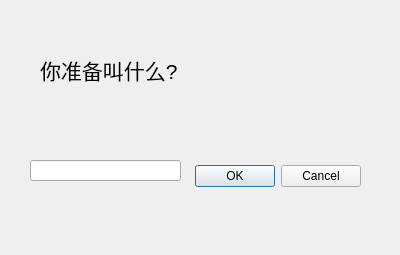
<?xml version="1.0" encoding="UTF-8"?>
<ui version="4.0">
 <class>login</class>
 <widget class="QDialog" name="login">
  <property name="geometry">
   <rect>
    <x>0</x>
    <y>0</y>
    <width>400</width>
    <height>255</height>
   </rect>
  </property>
  <property name="windowTitle">
   <string>Dialog</string>
  </property>
  <widget class="QDialogButtonBox" name="buttonBox">
   <property name="geometry">
    <rect>
     <x>20</x>
     <y>160</y>
     <width>341</width>
     <height>32</height>
    </rect>
   </property>
   <property name="orientation">
    <enum>Qt::Orientation::Horizontal</enum>
   </property>
   <property name="standardButtons">
    <set>QDialogButtonBox::StandardButton::Cancel|QDialogButtonBox::StandardButton::Ok</set>
   </property>
  </widget>
  <widget class="QLabel" name="label">
   <property name="geometry">
    <rect>
     <x>40</x>
     <y>50</y>
     <width>161</width>
     <height>41</height>
    </rect>
   </property>
   <property name="text">
    <string>&lt;html&gt;&lt;head/&gt;&lt;body&gt;&lt;p&gt;&lt;span style=&quot; font-size:16pt;&quot;&gt;你准备叫什么?&lt;/span&gt;&lt;/p&gt;&lt;/body&gt;&lt;/html&gt;</string>
   </property>
  </widget>
  <widget class="QLineEdit" name="lineEdit">
   <property name="geometry">
    <rect>
     <x>30</x>
     <y>160</y>
     <width>151</width>
     <height>21</height>
    </rect>
   </property>
  </widget>
 </widget>
 <resources/>
 <connections>
  <connection>
   <sender>buttonBox</sender>
   <signal>accepted()</signal>
   <receiver>login</receiver>
   <slot>accept()</slot>
   <hints>
    <hint type="sourcelabel">
     <x>248</x>
     <y>254</y>
    </hint>
    <hint type="destinationlabel">
     <x>157</x>
     <y>274</y>
    </hint>
   </hints>
  </connection>
  <connection>
   <sender>buttonBox</sender>
   <signal>rejected()</signal>
   <receiver>login</receiver>
   <slot>reject()</slot>
   <hints>
    <hint type="sourcelabel">
     <x>316</x>
     <y>260</y>
    </hint>
    <hint type="destinationlabel">
     <x>286</x>
     <y>274</y>
    </hint>
   </hints>
  </connection>
 </connections>
</ui>
